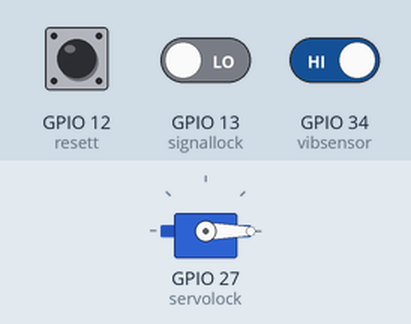
This sketch was run on a simulated ESP32. Shown: servo. The inputs (shaded band) are chosen by the test bench; at power-on: GPIO 13 (signallock) LOW, GPIO 12 (resett) LOW, GPIO 34 (vibsensor) HIGH. WiFi joins after 1.5 s; servers stay silent unless stated.

Above: at 3.0 s.
3.1 s: GPIO 13 (signallock) driven HIGH
At 4.8 s:
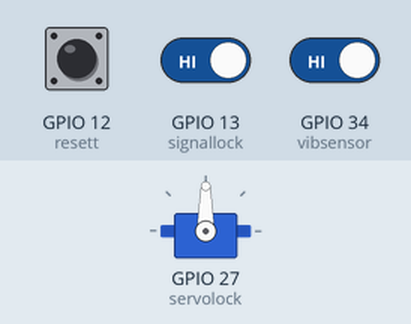
5.3 s: GPIO 13 (signallock) driven LOW
At 6.3 s:
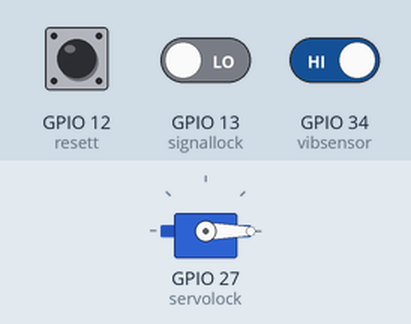
Timing chart, 0 to 8.3 s (numbered marks = the images above; inputs shaded):
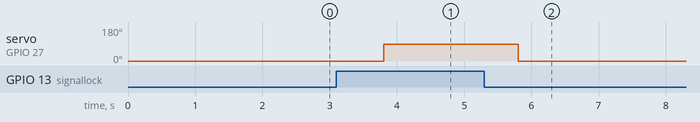

The sketch:

Smart_bicycle_lock.ino
```cpp
#include <ESP32Servo.h>

#define BLYNK_TEMPLATE_ID           "TMPLj-f8Oiso"
#define BLYNK_DEVICE_NAME           "Smart bicycle lock"
#define BLYNK_AUTH_TOKEN            "fLdlufPV0GGYElKpJrH8SDAl5NXmlD05"

// Comment this out to disable prints and save space
#define BLYNK_PRINT Serial

Servo myservo;

int vibsensor = 34;
int resett = 12;
int signallock = 13;
int servolock = 27;

int valuevibsensor = 0;
int valuereset = 0;
int valuelock = 0;
int state = 0;

#include <WiFi.h>
#include <WiFiClient.h>
#include <BlynkSimpleEsp32.h>

char auth[] = BLYNK_AUTH_TOKEN;

// Your WiFi credentials.
// Set password to "" for open networks.
char ssid[] = "HP";
char pass[] = "nafza9494";

BlynkTimer timer;

// This function sends Arduino's up time every second to Virtual Pin (5).
// In the app, Widget's reading frequency should be set to PUSH. This means
// that you define how often to send data to Blynk App.
void myTimerEvent()
{
  valuevibsensor = digitalRead(vibsensor); // 0 1;
  valuereset = digitalRead(resett);
  valuelock = digitalRead(signallock);

  if (valuevibsensor == LOW && state == 0){
    Blynk.logEvent("notification", "ada pencuri");
    state = 1;
    }

  if (valuereset == HIGH){
    state = 0;
    }

  if (valuelock == HIGH){
    myservo.write(90);
    }
  else{
    myservo.write(0);
    }
}

void setup()
{
  // Debug console
  Serial.begin(115200);
  pinMode(vibsensor, INPUT);

  ESP32PWM::allocateTimer(0);
  ESP32PWM::allocateTimer(1);
  ESP32PWM::allocateTimer(2);
  ESP32PWM::allocateTimer(3);
  myservo.setPeriodHertz(50);
  myservo.attach(servolock, 500, 2400);

  myservo.write(0);

  Blynk.begin(auth, ssid, pass);
  // You can also specify server:
  //Blynk.begin(auth, ssid, pass, "blynk.cloud", 80);
  //Blynk.begin(auth, ssid, pass, IPAddress(192,168,1,100), 8080);

  // Setup a function to be called every second
  timer.setInterval(1000L, myTimerEvent);
}

void loop()
{
  Blynk.run();
  timer.run(); // Initiates BlynkTimer
}
```

Measured:
- after the input at 3.1 s, servo on GPIO 27 (servolock): 0° → 90° after 0.70 s
- after the input at 5.3 s, servo on GPIO 27 (servolock): 90° → 0° after 0.50 s
